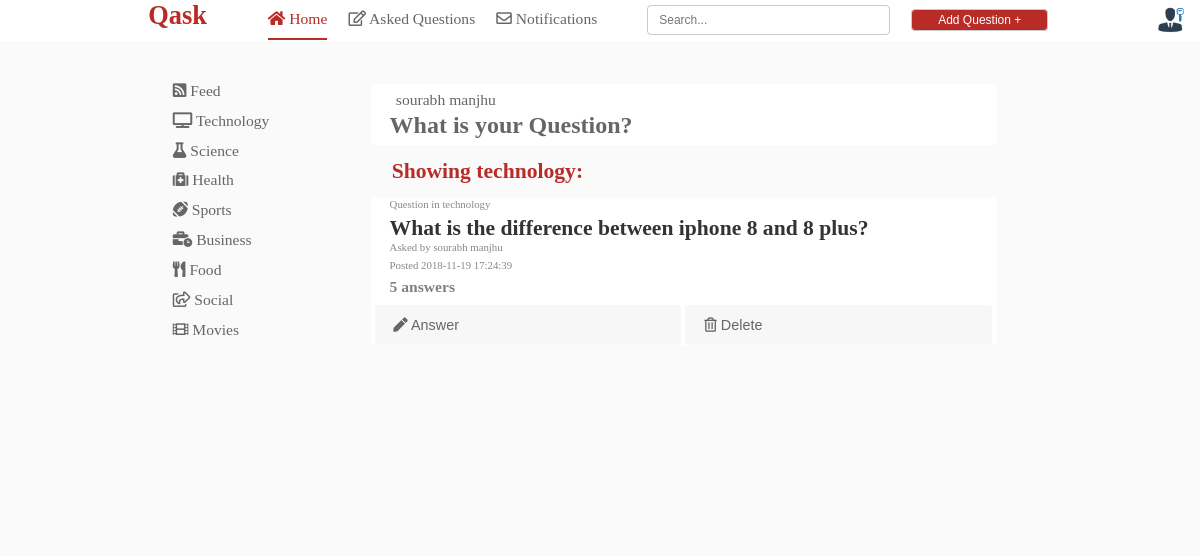
Screenshot of /php/homepage.php?category=technology (signed in) with the database file from the repository.
### tables this page shows
CREATE TABLE `tbluser` (
  `srno` int(11) NOT NULL,
  `firstname` varchar(50) DEFAULT NULL,
  `lastname` varchar(50) DEFAULT NULL,
  `email` varchar(100) DEFAULT NULL,
  `pwd` varchar(50) DEFAULT NULL,
  `question` varchar(100) DEFAULT NULL,
  `answer` varchar(50) DEFAULT NULL,
  `mobile` bigint(20) DEFAULT NULL,
  `type` varchar(50) DEFAULT 'user',
  `preference1` varchar(50) DEFAULT NULL,
  `preference2` varchar(50) DEFAULT NULL,
  `preference3` varchar(50) DEFAULT NULL,
  `preference4` varchar(50) DEFAULT NULL,
  `preference5` varchar(50) DEFAULT NULL,
  `preference6` varchar(50) DEFAULT NULL,
  `preference7` varchar(50) DEFAULT NULL,
  `preference8` varchar(50) DEFAULT NULL,
  `block` varchar(50) DEFAULT 'no'
);

CREATE TABLE `tbltechnology` (
  `srno` int(11) NOT NULL,
  `question` varchar(100) DEFAULT NULL,
  `description` varchar(1000) DEFAULT NULL,
  `email` varchar(50) DEFAULT NULL,
  `DATE` timestamp NOT NULL DEFAULT CURRENT_TIMESTAMP ON UPDATE CURRENT_TIMESTAMP,
  `category` varchar(50) DEFAULT 'technology',
  `user` varchar(50) DEFAULT NULL
);

### php/homepagephp.php (called while the page is built, shortened)
<?php
$user=$_SESSION['USEREMAIL'];
$userdetailsql="select * from tbluser where email='$user';";
$userdetailquery=mysqli_query($con,$userdetailsql);
$userdetailrow=mysqli_fetch_row($userdetailquery);
if(!isset($_GET['category']))
{
	$title="Feed";
$preference1=$userdetailrow[9];
$preference2=$userdetailrow[10];
$preference3=$userdetailrow[11];
$preference4=$userdetailrow[12];
$preference5=$userdetailrow[13];
$preference6=$userdetailrow[14];
$preference7=$userdetailrow[15];
$preference8=$userdetailrow[16];
$preference1="select * from tbl$preference1";
$preference2="union select * from tbl$preference2";
$preference3="union select * from tbl$preference3";
$preference4="union select * from tbl$preference4";
$preference5="union select * from tbl$preference5";
$preference6="union select * from tbl$preference6";
$preference7="union select * from tbl$preference7";
$preference8="union select * from tbl$preference8";
$datasql="$preference1 $preference2 $preference3 $preference4 $preference5 $preference6 $preference7 $preference8 order by DATE desc limit 0, 50;";
$dataquery=mysqli_query($con,$datasql);
}
else
{
	$category=$_GET['category'];
	$title=$category;
	$datasql="select * from tbl$category order by DATE desc limit 0, 50; ";
	$dataquery=mysqli_query($con,$datasql);
}
?>

### php/homepage.php (the view, shortened to what this page needs)
<?php
include ("../connection/connection.php");
?>
<?php require('homepagephp.php'); ?>
<!DOCTYPE html>
<html>
<head>
<link rel="stylesheet" type="text/css" href="../icons/css/all.css">
<link rel="stylesheet" type="text/css" href="../css/header.css">
<link rel="stylesheet" type="text/css" href="../css/sidemenu.css">
<link rel="stylesheet" type="text/css" href="../css/popup.css">
<link rel="stylesheet" type="text/css" href="../css/homepage.css">
</head>
<body onload="<?php echo $load; ?>">
<?php require("header.php") ?>
<?php require("sidemenu.php") ?>
<div id="mainquestiontab">
<div id="newquestiontab" onclick="document.getElementById('newquestion').style.display='block'">
	<h6><?php echo "$userdetailrow[1] $userdetailrow[2]"; ?></h6>
	<h4>What is your Question?</h4>
</div>
<h1>Showing <?php echo "$title"; ?>:</h1>
<?php
while($dataresult=mysqli_fetch_array($dataquery))
	{
		$commentcategory=$dataresult[5];
		$postid=$dataresult[0];
		$commentchecksql="select count(*) from comment$commentcategory where postid=$postid;";
		$commentcheckquery=mysqli_query($con,$commentchecksql);
		$commentcheckresult=mysqli_fetch_array($commentcheckquery);
		echo"
<div id='maincontenttab'>
		<h6>Question in $dataresult[5]</h6>
		<h2>$dataresult[1]</h2>
		<h6>Asked by $dataresult[6]</h6>
		<h5>$dataresult[2]<h5>
		<h6>Posted $dataresult[4]</h6>
		<h5 style='font-weight:bold; color: grey;'>$commentcheckresult[0] answers</h5>
		<form name='commentstart' method='GET' action='commentstart.php'>
			<input type='text' name='postid' value='$dataresult[0]' style='display: none;'>
			<input type='text' name='category' value='$dataresult[5]' style='display:none;'>";
			if($dataresult[3]==$user || $userdetailrow[8]=='admin')
			{
				echo "<button type='submit' name='answersubmit' id='answerhalfbutton'><i class=\"fas fa-pen\"></i> Answer</button>
				</form>
				<form name=deletepost method='POST' action='homepage.php'>
				<input type='text' name='postid' value='$dataresult[0]' style='display: none;'>
				<input type='text' name='category' value='$dataresult[5]' style='display:none;'>
				<button type='submit' name='deletesubmit' id='deletehalfbutton'><i class=\"far fa-trash-alt\"></i> Delete</button>
				</form>
				";
			}
			else
			{
				echo "<button type='submit' name='answersubmit' id='answerbutton'><i class=\"fas fa-pen\"></i> Answer</button>
				</form>";
			}
echo "</div>";
	}
	?>
</div>
</body>
</html>

### css/header.css (style rules this page uses)
form { display: inline; }
body { margin: 0; background-color: #fafafa; }

### css/homepage.css (style rules this page uses)
#mainquestiontab { float: right; margin-top: 4%; margin-right: 14%; width: 58%; background-color: #fafafa; border-radius: 4px; min-height: 60vh; }
#newquestiontab { cursor: pointer; margin-top: 2%; width: 90%; margin-bottom: 0; margin-right: auto; margin-left: auto; border-radius: 4px; background-color: white; }
#newquestiontab h6 { padding-top: 1%; margin-bottom:0; margin-left: 4%; font-weight: normal; color: #666; font-size: 1.3vw; }
#newquestiontab h4 { padding-bottom: 1%; margin-top:0.5%; margin-left: 3%; margin-bottom: 0; color: #666; font-size: 2vw; }
#maincontenttab h6 { color: #888; font-size: 0.9vw; padding-left: 3%; padding-right: 3%; margin-bottom: 0; margin-top: 0; font-weight: normal; }
#maincontenttab { margin-top: 2%; width: 90%; margin-right: auto; margin-left: auto; border-radius: 4px; background-color: white; }
#maincontenttab h2 { margin-top: 1%; padding-left: 3%; padding-right: 3%; color: #333; margin-bottom: 0; font-size: 1.8vw; }
#maincontenttab h5 { color: #666; font-weight: normal; padding-left: 3%; padding-right: 3%; font-size: 1.3vw; margin-top: 1%; margin-bottom: 0; }
#mainquestiontab h1 { color: #b92b27; padding-left: 8%; margin-top: 2%; margin-bottom: 1%; font-size: 1.8vw; }
#answerhalfbutton { width: 49%; text-align: left; padding-left: 3%; font-size: 1.2vw; margin-top: 1.5%; border:none; margin-left: 0.6%; height: 5vh; margin-right: 0; background-color: #f7f7f7; border-radius: 4px; color: #666; }
#deletehalfbutton { width: 49%; text-align: left; padding-left: 3%; font-size: 1.2vw; margin-top: 1.5%; border:none; height: 5vh; background-color: #f7f7f7; border-radius: 4px; color: #666; }

### rows the page displays
tbluser: firstname "sourabh", lastname "manjhu"
tbltechnology: category "technology", question "What is the difference between iphone 8 and 8 plus?", user "sourabh manjhu", DATE "2018-11-19 17:24:39", commentcheckresult "5"

### other values shown
$title "technology"
